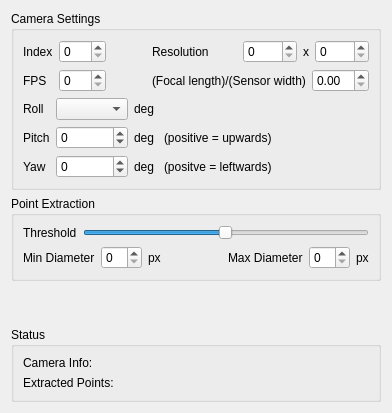
     <widget class="QWidget" name="tab_2">
      <attribute name="title">
       <string>Camera</string>
      </attribute>
      <layout class="QVBoxLayout" name="verticalLayout_7">
       <item>
        <widget class="QGroupBox" name="groupBox">
         <property name="title">
          <string>Camera Settings</string>
         </property>
         <layout class="QVBoxLayout" name="verticalLayout">
          <item>
           <layout class="QHBoxLayout" name="horizontalLayout_3">
            <item>
             <layout class="QFormLayout" name="formLayout_4">
              <item row="1" column="0">
               <widget class="QLabel" name="label_2">
                <property name="text">
                 <string>Index</string>
                </property>
                <property name="buddy">
                 <cstring>camindex_spin</cstring>
                </property>
               </widget>
              </item>
              <item row="1" column="1">
               <widget class="QSpinBox" name="camindex_spin">
                <property name="toolTip">
                 <string>Capture device index</string>
                </property>
               </widget>
              </item>
              <item row="2" column="0">
               <widget class="QLabel" name="label_37">
                <property name="text">
                 <string>FPS</string>
                </property>
                <property name="buddy">
                 <cstring>fps_spin</cstring>
                </property>
               </widget>
              </item>
              <item row="2" column="1">
               <widget class="QSpinBox" name="fps_spin">
                <property name="toolTip">
                 <string>Desired capture framerate</string>
                </property>
                <property name="maximum">
                 <number>999</number>
                </property>
               </widget>
              </item>
             </layout>
            </item>
            <item>
             <spacer name="horizontalSpacer_2">
              <property name="orientation">
               <enum>Qt::Horizontal</enum>
              </property>
              <property name="sizeHint" stdset="0">
               <size>
                <width>40</width>
                <height>20</height>
               </size>
              </property>
             </spacer>
            </item>
            <item>
             <layout class="QVBoxLayout" name="verticalLayout_10">
              <item>
               <layout class="QHBoxLayout" name="horizontalLayout_13">
                <item>
                 <widget class="QLabel" name="label_36">
                  <property name="text">
                   <string>Resolution</string>
                  </property>
                 </widget>
                </item>
                <item>
                 <spacer name="horizontalSpacer_9">
                  <property name="orientation">
                   <enum>Qt::Horizontal</enum>
                  </property>
                  <property name="sizeHint" stdset="0">
                   <size>
                    <width>20</width>
                    <height>20</height>
                   </size>
                  </property>
                 </spacer>
                </item>
                <item>
                 <widget class="QSpinBox" name="res_x_spin">
                  <property name="toolTip">
                   <string>Desired capture width</string>
                  </property>
                  <property name="maximum">
                   <number>2000</number>
                  </property>
                  <property name="singleStep">
                   <number>10</number>
                  </property>
                 </widget>
                </item>
                <item>
                 <widget class="QLabel" name="label_41">
                  <property name="text">
                   <string>x</string>
                  </property>
                 </widget>
                </item>
                <item>
                 <widget class="QSpinBox" name="res_y_spin">
                  <property name="toolTip">
                   <string>Desired capture height</string>
                  </property>
                  <property name="maximum">
                   <number>2000</number>
                  </property>
                  <property name="singleStep">
                   <number>10</number>
                  </property>
                 </widget>
                </item>
               </layout>
              </item>
              <item>
               <layout class="QHBoxLayout" name="horizontalLayout_9">
                <item>
                 <widget class="QLabel" name="label_34">
                  <property name="text">
                   <string>(Focal length)/(Sensor width)</string>
                  </property>
                  <property name="buddy">
                   <cstring>f_dspin</cstring>
                  </property>
                 </widget>
                </item>
                <item>
                 <widget class="QDoubleSpinBox" name="f_dspin">
                  <property name="toolTip">
                   <string>The camera's focal length devided by its sensor width</string>
                  </property>
                  <property name="decimals">
                   <number>2</number>
                  </property>
                  <property name="singleStep">
                   <double>0.100000000000000</double>
                  </property>
                 </widget>
                </item>
               </layout>
              </item>
             </layout>
            </item>
           </layout>
          </item>
          <item>
           <layout class="QHBoxLayout" name="horizontalLayout_6">
            <item>
             <layout class="QGridLayout" name="gridLayout_3">
              <item row="1" column="0">
               <widget class="QLabel" name="label_4">
                <property name="text">
                 <string>Pitch</string>
                </property>
                <property name="buddy">
                 <cstring>campitch_spin</cstring>
                </property>
               </widget>
              </item>
              <item row="1" column="1">
               <widget class="QSpinBox" name="campitch_spin">
                <property name="contextMenuPolicy">
                 <enum>Qt::DefaultContextMenu</enum>
                </property>
                <property name="toolTip">
                 <string>The angle the camera is facing upwards</string>
                </property>
                <property name="minimum">
                 <number>-99</number>
                </property>
               </widget>
              </item>
              <item row="2" column="0">
               <widget class="QLabel" name="label_20">
                <property name="text">
                 <string>Yaw</string>
                </property>
                <property name="buddy">
                 <cstring>camyaw_spin</cstring>
                </property>
               </widget>
              </item>
              <item row="2" column="1">
               <widget class="QSpinBox" name="camyaw_spin">
                <property name="contextMenuPolicy">
                 <enum>Qt::DefaultContextMenu</enum>
                </property>
                <property name="toolTip">
                 <string>The angle the camera is facing leftwards</string>
                </property>
                <property name="minimum">
                 <number>-99</number>
                </property>
               </widget>
              </item>
              <item row="2" column="2">
               <widget class="QLabel" name="label_21">
                <property name="text">
                 <string>deg   (positve = leftwards)</string>
                </property>
               </widget>
              </item>
              <item row="0" column="1">
               <widget class="QComboBox" name="camroll_combo">
                <property name="sizePolicy">
                 <sizepolicy hsizetype="Minimum" vsizetype="Fixed">
                  <horstretch>0</horstretch>
                  <verstretch>0</verstretch>
                 </sizepolicy>
                </property>
                <property name="minimumSize">
                 <size>
                  <width>0</width>
                  <height>0</height>
                 </size>
                </property>
               </widget>
              </item>
              <item row="1" column="2">
               <widget class="QLabel" name="label_5">
                <property name="text">
                 <string>deg   (positive = upwards)</string>
                </property>
               </widget>
              </item>
              <item row="0" column="2">
               <widget class="QLabel" name="label_19">
                <property name="text">
                 <string>deg</string>
                </property>
               </widget>
              </item>
              <item row="0" column="0">
               <widget class="QLabel" name="label_18">
                <property name="text">
                 <string>Roll</string>
                </property>
                <property name="buddy">
                 <cstring>camroll_combo</cstring>
                </property>
               </widget>
              </item>
             </layout>
            </item>
            <item>
             <spacer name="horizontalSpacer_10">
              <property name="orientation">
               <enum>Qt::Horizontal</enum>
              </property>
              <property name="sizeHint" stdset="0">
               <size>
                <width>20</width>
                <height>20</height>
               </size>
              </property>
             </spacer>
            </item>
           </layout>
          </item>
         </layout>
        </widget>
       </item>
       <item>
        <widget class="QGroupBox" name="groupBox_2">
         <property name="title">
          <string>Point Extraction</string>
         </property>
         <layout class="QVBoxLayout" name="verticalLayout_4">
          <item>
           <layout class="QHBoxLayout" name="horizontalLayout">
            <item>
             <widget class="QLabel" name="label">
              <property name="text">
               <string>Threshold</string>
              </property>
              <property name="buddy">
               <cstring>threshold_slider</cstring>
              </property>
             </widget>
            </item>
            <item>
             <widget class="QSlider" name="threshold_slider">
              <property name="toolTip">
               <string>Intensity threshold for point extraction</string>
              </property>
              <property name="maximum">
               <number>255</number>
              </property>
              <property name="value">
               <number>127</number>
              </property>
              <property name="orientation">
               <enum>Qt::Horizontal</enum>
              </property>
             </widget>
            </item>
           </layout>
          </item>
          <item>
           <layout class="QHBoxLayout" name="horizontalLayout_2">
            <item>
             <widget class="QLabel" name="label_7">
              <property name="text">
               <string>Min Diameter</string>
              </property>
              <property name="buddy">
               <cstring>mindiam_spin</cstring>
              </property>
             </widget>
            </item>
            <item>
             <widget class="QSpinBox" name="mindiam_spin">
              <property name="toolTip">
               <string>Minimum point diameter</string>
              </property>
             </widget>
            </item>
            <item>
             <widget class="QLabel" name="label_12">
              <property name="text">
               <string>px</string>
              </property>
             </widget>
            </item>
            <item>
             <spacer name="horizontalSpacer">
              <property name="orientation">
               <enum>Qt::Horizontal</enum>
              </property>
              <property name="sizeHint" stdset="0">
               <size>
                <width>40</width>
                <height>20</height>
               </size>
              </property>
             </spacer>
            </item>
            <item>
             <widget class="QLabel" name="label_8">
              <property name="text">
               <string>Max Diameter</string>
              </property>
              <property name="buddy">
               <cstring>maxdiam_spin</cstring>
              </property>
             </widget>
            </item>
            <item>
             <widget class="QSpinBox" name="maxdiam_spin">
              <property name="toolTip">
               <string>Maximum point diameter</string>
              </property>
             </widget>
            </item>
            <item>
             <widget class="QLabel" name="label_13">
              <property name="text">
               <string>px</string>
              </property>
             </widget>
            </item>
           </layout>
          </item>
         </layout>
        </widget>
       </item>
       <item>
        <spacer name="verticalSpacer_2">
         <property name="orientation">
          <enum>Qt::Vertical</enum>
         </property>
         <property name="sizeHint" stdset="0">
          <size>
           <width>20</width>
           <height>40</height>
          </size>
         </property>
        </spacer>
       </item>
       <item>
        <widget class="QGroupBox" name="groupBox_5">
         <property name="title">
          <string>Status</string>
         </property>
         <layout class="QVBoxLayout" name="verticalLayout_5">
          <item>
           <layout class="QFormLayout" name="formLayout">
            <property name="fieldGrowthPolicy">
             <enum>QFormLayout::AllNonFixedFieldsGrow</enum>
            </property>
            <item row="0" column="0">
             <widget class="QLabel" name="label_38">
              <property name="text">
               <string>Camera Info:</string>
              </property>
             </widget>
            </item>
            <item row="0" column="1">
             <widget class="QLabel" name="caminfo_label">
              <property name="sizePolicy">
               <sizepolicy hsizetype="Preferred" vsizetype="Preferred">
                <horstretch>0</horstretch>
                <verstretch>0</verstretch>
               </sizepolicy>
              </property>
              <property name="minimumSize">
               <size>
                <width>120</width>
                <height>0</height>
               </size>
              </property>
              <property name="text">
               <string/>
              </property>
             </widget>
            </item>
            <item row="1" column="0">
             <widget class="QLabel" name="label_3">
              <property name="text">
               <string>Extracted Points:</string>
              </property>
             </widget>
            </item>
            <item row="1" column="1">
             <widget class="QLabel" name="pointinfo_label">
              <property name="minimumSize">
               <size>
                <width>50</width>
                <height>0</height>
               </size>
              </property>
              <property name="text">
               <string/>
              </property>
             </widget>
            </item>
           </layout>
          </item>
         </layout>
        </widget>
       </item>
      </layout>
     </widget>
